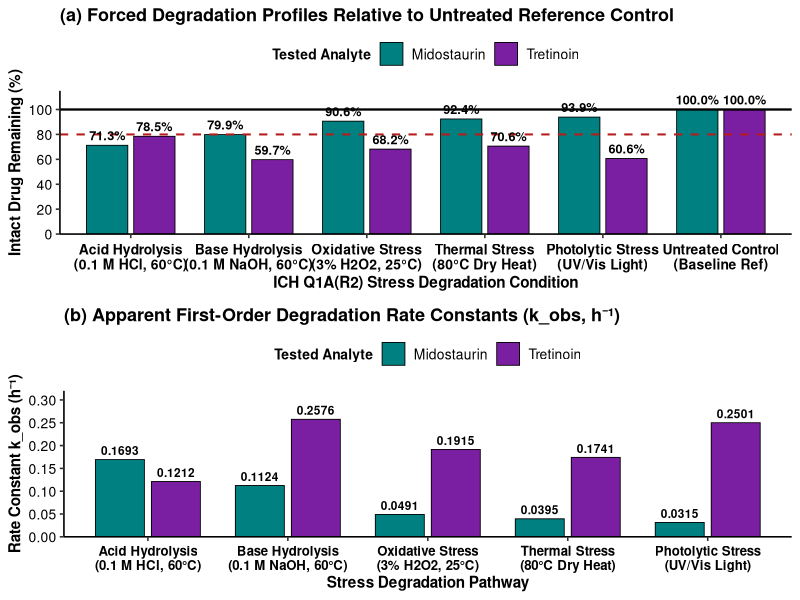

Reproduce this figure in R.
# ==============================================================================
# Corrected R Script for Figure 7 (Reflecting 60.64% Intact Tretinoin)
# ==============================================================================

library(ggplot2)
library(gridExtra)

# 1. Dataset Construction with Updated Photolytic Values
deg_data <- data.frame(
  Stress_Condition = factor(
    rep(c("Acid Hydrolysis\n(0.1 M HCl, 60°C)", 
          "Base Hydrolysis\n(0.1 M NaOH, 60°C)", 
          "Oxidative Stress\n(3% H2O2, 25°C)", 
          "Thermal Stress\n(80°C Dry Heat)", 
          "Photolytic Stress\n(UV/Vis Light)", 
          "Untreated Control\n(Baseline Ref)"), each = 2),
    levels = c("Acid Hydrolysis\n(0.1 M HCl, 60°C)", 
               "Base Hydrolysis\n(0.1 M NaOH, 60°C)", 
               "Oxidative Stress\n(3% H2O2, 25°C)", 
               "Thermal Stress\n(80°C Dry Heat)", 
               "Photolytic Stress\n(UV/Vis Light)", 
               "Untreated Control\n(Baseline Ref)")
  ),
  Analyte = factor(rep(c("Midostaurin", "Tretinoin"), times = 6), 
                   levels = c("Midostaurin", "Tretinoin")),
  Intact_Remaining_Pct = c(71.27, 78.47, 
                           79.87, 59.74, 
                           90.64, 68.19, 
                           92.41, 70.60, 
                           93.89, 60.64,   # <-- Updated Photolytic: Mido = 93.89%, Tre = 60.64%
                           100.00, 100.00),
  Rate_Constant_k = c(0.1693, 0.1212, 
                      0.1124, 0.2576, 
                      0.0491, 0.1915, 
                      0.0395, 0.1741, 
                      0.0315, 0.2501,     # <-- Updated Photolytic k_obs: Mido = 0.0315, Tre = 0.2501
                      0.0000, 0.0000)
)

teal_color   <- "#008080"  # Midostaurin
purple_color <- "#7B1FA2"  # Tretinoin

# 2. Panel A: Grouped Bar Chart of Intact Remaining (%)
p7a <- ggplot(deg_data, aes(x = Stress_Condition, y = Intact_Remaining_Pct, fill = Analyte)) +
  geom_bar(stat = "identity", position = position_dodge(width = 0.8), width = 0.7, color = "black", linewidth = 0.3) +
  geom_hline(yintercept = 100.0, color = "black", linetype = "solid", linewidth = 0.8) +
  geom_hline(yintercept = 80.0, color = "#B71C1C", linetype = "dashed", linewidth = 0.7) +
  scale_fill_manual(values = c("Midostaurin" = teal_color, "Tretinoin" = purple_color)) +
  scale_y_continuous(limits = c(0, 115), breaks = seq(0, 100, by = 20), expand = c(0, 0)) +
  geom_text(aes(label = sprintf("%.1f%%", Intact_Remaining_Pct)), 
            position = position_dodge(width = 0.8), vjust = -0.5, size = 3.2, fontface = "bold") +
  labs(
    title = "(a) Forced Degradation Profiles Relative to Untreated Reference Control",
    x = "ICH Q1A(R2) Stress Degradation Condition",
    y = "Intact Drug Remaining (%)",
    fill = "Tested Analyte"
  ) +
  theme_classic(base_size = 12) +
  theme(
    plot.title = element_text(face = "bold", size = 13, hjust = 0),
    axis.text.x = element_text(angle = 0, hjust = 0.5, vjust = 0.5, size = 10, face = "bold", color = "black"),
    axis.text.y = element_text(size = 10, color = "black"),
    axis.title = element_text(face = "bold", size = 11),
    legend.position = "top",
    legend.title = element_text(face = "bold", size = 10),
    legend.text = element_text(size = 10)
  )

# 3. Panel B: Apparent First-Order Rate Constants (k_obs, h⁻¹)
kinetic_data <- subset(deg_data, Rate_Constant_k > 0)

p7b <- ggplot(kinetic_data, aes(x = Stress_Condition, y = Rate_Constant_k, fill = Analyte)) +
  geom_bar(stat = "identity", position = position_dodge(width = 0.8), width = 0.7, color = "black", linewidth = 0.3) +
  scale_fill_manual(values = c("Midostaurin" = teal_color, "Tretinoin" = purple_color)) +
  scale_y_continuous(limits = c(0, 0.32), breaks = seq(0, 0.30, by = 0.05), expand = c(0, 0)) +
  geom_text(aes(label = sprintf("%.4f", Rate_Constant_k)), 
            position = position_dodge(width = 0.8), vjust = -0.5, size = 3.0, fontface = "bold") +
  labs(
    title = "(b) Apparent First-Order Degradation Rate Constants (k_obs, h⁻¹)",
    x = "Stress Degradation Pathway",
    y = "Rate Constant k_obs (h⁻¹)",
    fill = "Tested Analyte"
  ) +
  theme_classic(base_size = 12) +
  theme(
    plot.title = element_text(face = "bold", size = 13, hjust = 0),
    axis.text.x = element_text(angle = 0, hjust = 0.5, vjust = 0.5, size = 9.5, face = "bold", color = "black"),
    axis.text.y = element_text(size = 10, color = "black"),
    axis.title = element_text(face = "bold", size = 11),
    legend.position = "top",
    legend.title = element_text(face = "bold", size = 10),
    legend.text = element_text(size = 10)
  )

# 4. Render Figure 7
grid.arrange(p7a, p7b, nrow = 2, heights = c(1, 1))
